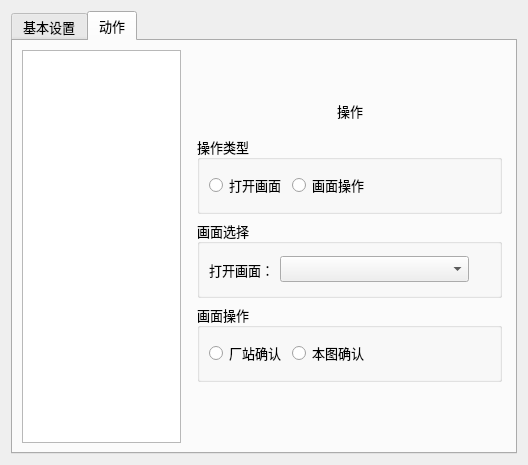
<?xml version="1.0" encoding="UTF-8"?>
<ui version="4.0">
 <class>HRelayPage</class>
 <widget class="QDialog" name="HRelayPage">
  <property name="geometry">
   <rect>
    <x>0</x>
    <y>0</y>
    <width>528</width>
    <height>465</height>
   </rect>
  </property>
  <property name="font">
   <font>
    <family>宋体</family>
    <pointsize>10</pointsize>
   </font>
  </property>
  <property name="windowTitle">
   <string>Dialog</string>
  </property>
  <layout class="QHBoxLayout" name="horizontalLayout_20">
   <item>
    <widget class="QTabWidget" name="tabWidget">
     <property name="currentIndex">
      <number>1</number>
     </property>
     <widget class="QWidget" name="tab">
      <attribute name="title">
       <string>基本设置</string>
      </attribute>
      <layout class="QHBoxLayout" name="horizontalLayout_18">
       <item>
        <layout class="QVBoxLayout" name="verticalLayout_4" stretch="1,4">
         <item>
          <widget class="QGroupBox" name="groupBox_5">
           <property name="title">
            <string>显示</string>
           </property>
           <widget class="QWidget" name="">
            <property name="geometry">
             <rect>
              <x>10</x>
              <y>18</y>
              <width>451</width>
              <height>22</height>
             </rect>
            </property>
            <layout class="QHBoxLayout" name="horizontalLayout_10">
             <item>
              <widget class="QLabel" name="label_7">
               <property name="text">
                <string>文字：</string>
               </property>
              </widget>
             </item>
             <item>
              <widget class="QLineEdit" name="lineEdit"/>
             </item>
             <item>
              <spacer name="horizontalSpacer_12">
               <property name="orientation">
                <enum>Qt::Horizontal</enum>
               </property>
               <property name="sizeHint" stdset="0">
                <size>
                 <width>178</width>
                 <height>20</height>
                </size>
               </property>
              </spacer>
             </item>
            </layout>
           </widget>
           <widget class="QWidget" name="">
            <property name="geometry">
             <rect>
              <x>10</x>
              <y>49</y>
              <width>451</width>
              <height>25</height>
             </rect>
            </property>
            <layout class="QHBoxLayout" name="horizontalLayout_11" stretch="1,3,1,1,3,4,2">
             <item>
              <widget class="QLabel" name="label_8">
               <property name="text">
                <string>颜色：</string>
               </property>
              </widget>
             </item>
             <item>
              <widget class="QPushButton" name="pushButton">
               <property name="text">
                <string/>
               </property>
              </widget>
             </item>
             <item>
              <spacer name="horizontalSpacer_14">
               <property name="orientation">
                <enum>Qt::Horizontal</enum>
               </property>
               <property name="sizeHint" stdset="0">
                <size>
                 <width>18</width>
                 <height>20</height>
                </size>
               </property>
              </spacer>
             </item>
             <item>
              <widget class="QLabel" name="label_9">
               <property name="text">
                <string>字体：</string>
               </property>
              </widget>
             </item>
             <item>
              <widget class="QPushButton" name="pushButton_2">
               <property name="text">
                <string>示例</string>
               </property>
              </widget>
             </item>
             <item>
              <spacer name="horizontalSpacer_13">
               <property name="orientation">
                <enum>Qt::Horizontal</enum>
               </property>
               <property name="sizeHint" stdset="0">
                <size>
                 <width>78</width>
                 <height>20</height>
                </size>
               </property>
              </spacer>
             </item>
             <item>
              <widget class="QPushButton" name="pushButton_3">
               <property name="text">
                <string>更多属性</string>
               </property>
              </widget>
             </item>
            </layout>
           </widget>
          </widget>
         </item>
         <item>
          <widget class="QGroupBox" name="groupBox_6">
           <property name="title">
            <string>形状</string>
           </property>
           <widget class="QWidget" name="">
            <property name="geometry">
             <rect>
              <x>8</x>
              <y>20</y>
              <width>471</width>
              <height>271</height>
             </rect>
            </property>
            <layout class="QVBoxLayout" name="verticalLayout_5" stretch="2,1,1,2">
             <item>
              <widget class="QGroupBox" name="groupBox_8">
               <property name="title">
                <string>基本</string>
               </property>
               <widget class="QWidget" name="">
                <property name="geometry">
                 <rect>
                  <x>6</x>
                  <y>50</y>
                  <width>451</width>
                  <height>22</height>
                 </rect>
                </property>
                <layout class="QHBoxLayout" name="horizontalLayout_13" stretch="2,2,2,1">
                 <item>
                  <widget class="QRadioButton" name="radioButton_5">
                   <property name="text">
                    <string>无填充</string>
                   </property>
                  </widget>
                 </item>
                 <item>
                  <widget class="QRadioButton" name="radioButton_6">
                   <property name="text">
                    <string>颜色填充</string>
                   </property>
                  </widget>
                 </item>
                 <item>
                  <widget class="QRadioButton" name="radioButton_7">
                   <property name="text">
                    <string>图片填充</string>
                   </property>
                  </widget>
                 </item>
                 <item>
                  <spacer name="horizontalSpacer_15">
                   <property name="orientation">
                    <enum>Qt::Horizontal</enum>
                   </property>
                   <property name="sizeHint" stdset="0">
                    <size>
                     <width>108</width>
                     <height>20</height>
                    </size>
                   </property>
                  </spacer>
                 </item>
                </layout>
               </widget>
               <widget class="QWidget" name="">
                <property name="geometry">
                 <rect>
                  <x>6</x>
                  <y>20</y>
                  <width>451</width>
                  <height>22</height>
                 </rect>
                </property>
                <layout class="QHBoxLayout" name="horizontalLayout_12" stretch="2,4,1,3">
                 <item>
                  <widget class="QCheckBox" name="checkBox">
                   <property name="text">
                    <string>边框可见</string>
                   </property>
                  </widget>
                 </item>
                 <item>
                  <spacer name="horizontalSpacer_11">
                   <property name="orientation">
                    <enum>Qt::Horizontal</enum>
                   </property>
                   <property name="sizeHint" stdset="0">
                    <size>
                     <width>148</width>
                     <height>20</height>
                    </size>
                   </property>
                  </spacer>
                 </item>
                 <item>
                  <widget class="QLabel" name="label_10">
                   <property name="text">
                    <string>边框样式：</string>
                   </property>
                  </widget>
                 </item>
                 <item>
                  <widget class="QComboBox" name="comboBox_5"/>
                 </item>
                </layout>
               </widget>
              </widget>
             </item>
             <item>
              <widget class="QGroupBox" name="groupBox_7">
               <property name="title">
                <string>透明度</string>
               </property>
               <widget class="QWidget" name="">
                <property name="geometry">
                 <rect>
                  <x>7</x>
                  <y>14</y>
                  <width>451</width>
                  <height>22</height>
                 </rect>
                </property>
                <layout class="QHBoxLayout" name="horizontalLayout_14">
                 <item>
                  <widget class="QSlider" name="horizontalSlider">
                   <property name="orientation">
                    <enum>Qt::Horizontal</enum>
                   </property>
                  </widget>
                 </item>
                 <item>
                  <widget class="QSpinBox" name="spinBox">
                   <property name="suffix">
                    <string>%</string>
                   </property>
                  </widget>
                 </item>
                </layout>
               </widget>
              </widget>
             </item>
             <item>
              <widget class="QGroupBox" name="groupBox_9">
               <property name="title">
                <string>填充</string>
               </property>
               <widget class="QWidget" name="">
                <property name="geometry">
                 <rect>
                  <x>7</x>
                  <y>17</y>
                  <width>441</width>
                  <height>25</height>
                 </rect>
                </property>
                <layout class="QHBoxLayout" name="horizontalLayout_15" stretch="1,2,1,2,1">
                 <item>
                  <widget class="QLabel" name="label_11">
                   <property name="text">
                    <string>填充方式：</string>
                   </property>
                  </widget>
                 </item>
                 <item>
                  <widget class="QComboBox" name="comboBox_6"/>
                 </item>
                 <item>
                  <widget class="QLabel" name="label_12">
                   <property name="text">
                    <string>颜色：</string>
                   </property>
                  </widget>
                 </item>
                 <item>
                  <widget class="QPushButton" name="pushButton_4">
                   <property name="text">
                    <string/>
                   </property>
                  </widget>
                 </item>
                 <item>
                  <spacer name="horizontalSpacer_16">
                   <property name="orientation">
                    <enum>Qt::Horizontal</enum>
                   </property>
                   <property name="sizeHint" stdset="0">
                    <size>
                     <width>78</width>
                     <height>20</height>
                    </size>
                   </property>
                  </spacer>
                 </item>
                </layout>
               </widget>
              </widget>
             </item>
             <item>
              <widget class="QGroupBox" name="groupBox_10">
               <property name="title">
                <string>图片</string>
               </property>
               <widget class="QWidget" name="">
                <property name="geometry">
                 <rect>
                  <x>10</x>
                  <y>17</y>
                  <width>441</width>
                  <height>25</height>
                 </rect>
                </property>
                <layout class="QHBoxLayout" name="horizontalLayout_16" stretch="9,1">
                 <item>
                  <widget class="QLineEdit" name="lineEdit_2"/>
                 </item>
                 <item>
                  <widget class="QPushButton" name="pushButton_5">
                   <property name="text">
                    <string>...</string>
                   </property>
                  </widget>
                 </item>
                </layout>
               </widget>
               <widget class="QWidget" name="">
                <property name="geometry">
                 <rect>
                  <x>10</x>
                  <y>49</y>
                  <width>441</width>
                  <height>22</height>
                 </rect>
                </property>
                <layout class="QHBoxLayout" name="horizontalLayout_17" stretch="2,3,2">
                 <item>
                  <widget class="QCheckBox" name="checkBox_2">
                   <property name="text">
                    <string>保持图片比例</string>
                   </property>
                  </widget>
                 </item>
                 <item>
                  <spacer name="horizontalSpacer_17">
                   <property name="orientation">
                    <enum>Qt::Horizontal</enum>
                   </property>
                   <property name="sizeHint" stdset="0">
                    <size>
                     <width>178</width>
                     <height>20</height>
                    </size>
                   </property>
                  </spacer>
                 </item>
                 <item>
                  <widget class="QComboBox" name="comboBox_7"/>
                 </item>
                </layout>
               </widget>
              </widget>
             </item>
            </layout>
           </widget>
          </widget>
         </item>
        </layout>
       </item>
      </layout>
     </widget>
     <widget class="QWidget" name="tab_2">
      <attribute name="title">
       <string>动作</string>
      </attribute>
      <layout class="QHBoxLayout" name="horizontalLayout_19">
       <item>
        <layout class="QHBoxLayout" name="horizontalLayout_9" stretch="1,2">
         <item>
          <widget class="QListWidget" name="listWidget"/>
         </item>
         <item>
          <widget class="QStackedWidget" name="stackedWidget">
           <property name="currentIndex">
            <number>0</number>
           </property>
           <widget class="QWidget" name="page">
            <widget class="QWidget" name="">
             <property name="geometry">
              <rect>
               <x>10</x>
               <y>41</y>
               <width>305</width>
               <height>291</height>
              </rect>
             </property>
             <layout class="QVBoxLayout" name="verticalLayout" stretch="1,2,2,2">
              <item>
               <layout class="QHBoxLayout" name="horizontalLayout">
                <item>
                 <spacer name="horizontalSpacer">
                  <property name="orientation">
                   <enum>Qt::Horizontal</enum>
                  </property>
                  <property name="sizeHint" stdset="0">
                   <size>
                    <width>128</width>
                    <height>20</height>
                   </size>
                  </property>
                 </spacer>
                </item>
                <item>
                 <widget class="QLabel" name="label">
                  <property name="text">
                   <string>操作</string>
                  </property>
                 </widget>
                </item>
                <item>
                 <spacer name="horizontalSpacer_2">
                  <property name="orientation">
                   <enum>Qt::Horizontal</enum>
                  </property>
                  <property name="sizeHint" stdset="0">
                   <size>
                    <width>108</width>
                    <height>20</height>
                   </size>
                  </property>
                 </spacer>
                </item>
               </layout>
              </item>
              <item>
               <widget class="QGroupBox" name="groupBox_3">
                <property name="title">
                 <string>操作类型</string>
                </property>
                <layout class="QHBoxLayout" name="horizontalLayout_2">
                 <item>
                  <widget class="QRadioButton" name="radioButton">
                   <property name="text">
                    <string>打开画面</string>
                   </property>
                  </widget>
                 </item>
                 <item>
                  <widget class="QRadioButton" name="radioButton_2">
                   <property name="text">
                    <string>画面操作</string>
                   </property>
                  </widget>
                 </item>
                 <item>
                  <spacer name="horizontalSpacer_5">
                   <property name="orientation">
                    <enum>Qt::Horizontal</enum>
                   </property>
                   <property name="sizeHint" stdset="0">
                    <size>
                     <width>118</width>
                     <height>17</height>
                    </size>
                   </property>
                  </spacer>
                 </item>
                </layout>
               </widget>
              </item>
              <item>
               <widget class="QGroupBox" name="groupBox_2">
                <property name="title">
                 <string>画面选择</string>
                </property>
                <layout class="QHBoxLayout" name="horizontalLayout_3" stretch="1,8,0">
                 <item>
                  <widget class="QLabel" name="label_2">
                   <property name="text">
                    <string>打开画面：</string>
                   </property>
                  </widget>
                 </item>
                 <item>
                  <widget class="QComboBox" name="comboBox"/>
                 </item>
                 <item>
                  <spacer name="horizontalSpacer_4">
                   <property name="orientation">
                    <enum>Qt::Horizontal</enum>
                   </property>
                   <property name="sizeHint" stdset="0">
                    <size>
                     <width>21</width>
                     <height>17</height>
                    </size>
                   </property>
                  </spacer>
                 </item>
                </layout>
               </widget>
              </item>
              <item>
               <widget class="QGroupBox" name="groupBox">
                <property name="title">
                 <string>画面操作</string>
                </property>
                <layout class="QHBoxLayout" name="horizontalLayout_4">
                 <item>
                  <widget class="QRadioButton" name="radioButton_3">
                   <property name="text">
                    <string>厂站确认</string>
                   </property>
                  </widget>
                 </item>
                 <item>
                  <widget class="QRadioButton" name="radioButton_4">
                   <property name="text">
                    <string>本图确认</string>
                   </property>
                  </widget>
                 </item>
                 <item>
                  <spacer name="horizontalSpacer_6">
                   <property name="orientation">
                    <enum>Qt::Horizontal</enum>
                   </property>
                   <property name="sizeHint" stdset="0">
                    <size>
                     <width>118</width>
                     <height>20</height>
                    </size>
                   </property>
                  </spacer>
                 </item>
                </layout>
               </widget>
              </item>
             </layout>
            </widget>
           </widget>
           <widget class="QWidget" name="page_2">
            <widget class="QWidget" name="">
             <property name="geometry">
              <rect>
               <x>13</x>
               <y>26</y>
               <width>298</width>
               <height>281</height>
              </rect>
             </property>
             <layout class="QVBoxLayout" name="verticalLayout_3" stretch="1,7,1">
              <item>
               <layout class="QHBoxLayout" name="horizontalLayout_5">
                <item>
                 <spacer name="horizontalSpacer_3">
                  <property name="orientation">
                   <enum>Qt::Horizontal</enum>
                  </property>
                  <property name="sizeHint" stdset="0">
                   <size>
                    <width>128</width>
                    <height>20</height>
                   </size>
                  </property>
                 </spacer>
                </item>
                <item>
                 <widget class="QLabel" name="label_3">
                  <property name="text">
                   <string>遥控</string>
                  </property>
                 </widget>
                </item>
                <item>
                 <spacer name="horizontalSpacer_7">
                  <property name="orientation">
                   <enum>Qt::Horizontal</enum>
                  </property>
                  <property name="sizeHint" stdset="0">
                   <size>
                    <width>128</width>
                    <height>20</height>
                   </size>
                  </property>
                 </spacer>
                </item>
               </layout>
              </item>
              <item>
               <widget class="QGroupBox" name="groupBox_4">
                <property name="title">
                 <string>遥控</string>
                </property>
                <layout class="QVBoxLayout" name="verticalLayout_2">
                 <item>
                  <layout class="QHBoxLayout" name="horizontalLayout_6" stretch="2,8,1">
                   <property name="spacing">
                    <number>1</number>
                   </property>
                   <property name="topMargin">
                    <number>0</number>
                   </property>
                   <property name="bottomMargin">
                    <number>0</number>
                   </property>
                   <item>
                    <widget class="QLabel" name="label_4">
                     <property name="text">
                      <string>厂站：</string>
                     </property>
                    </widget>
                   </item>
                   <item>
                    <widget class="QComboBox" name="comboBox_2"/>
                   </item>
                   <item>
                    <spacer name="horizontalSpacer_8">
                     <property name="orientation">
                      <enum>Qt::Horizontal</enum>
                     </property>
                     <property name="sizeHint" stdset="0">
                      <size>
                       <width>18</width>
                       <height>20</height>
                      </size>
                     </property>
                    </spacer>
                   </item>
                  </layout>
                 </item>
                 <item>
                  <layout class="QHBoxLayout" name="horizontalLayout_7" stretch="2,8,1">
                   <property name="spacing">
                    <number>1</number>
                   </property>
                   <item>
                    <widget class="QLabel" name="label_5">
                     <property name="text">
                      <string>遥控点：</string>
                     </property>
                    </widget>
                   </item>
                   <item>
                    <widget class="QComboBox" name="comboBox_3"/>
                   </item>
                   <item>
                    <spacer name="horizontalSpacer_9">
                     <property name="orientation">
                      <enum>Qt::Horizontal</enum>
                     </property>
                     <property name="sizeHint" stdset="0">
                      <size>
                       <width>18</width>
                       <height>20</height>
                      </size>
                     </property>
                    </spacer>
                   </item>
                  </layout>
                 </item>
                 <item>
                  <layout class="QHBoxLayout" name="horizontalLayout_8" stretch="2,8,1">
                   <property name="spacing">
                    <number>1</number>
                   </property>
                   <item>
                    <widget class="QLabel" name="label_6">
                     <property name="text">
                      <string>遥控值：</string>
                     </property>
                    </widget>
                   </item>
                   <item>
                    <widget class="QComboBox" name="comboBox_4"/>
                   </item>
                   <item>
                    <spacer name="horizontalSpacer_10">
                     <property name="orientation">
                      <enum>Qt::Horizontal</enum>
                     </property>
                     <property name="sizeHint" stdset="0">
                      <size>
                       <width>18</width>
                       <height>20</height>
                      </size>
                     </property>
                    </spacer>
                   </item>
                  </layout>
                 </item>
                </layout>
               </widget>
              </item>
              <item>
               <spacer name="verticalSpacer">
                <property name="orientation">
                 <enum>Qt::Vertical</enum>
                </property>
                <property name="sizeHint" stdset="0">
                 <size>
                  <width>20</width>
                  <height>40</height>
                 </size>
                </property>
               </spacer>
              </item>
             </layout>
            </widget>
           </widget>
          </widget>
         </item>
        </layout>
       </item>
      </layout>
     </widget>
    </widget>
   </item>
  </layout>
 </widget>
 <resources/>
 <connections/>
</ui>
